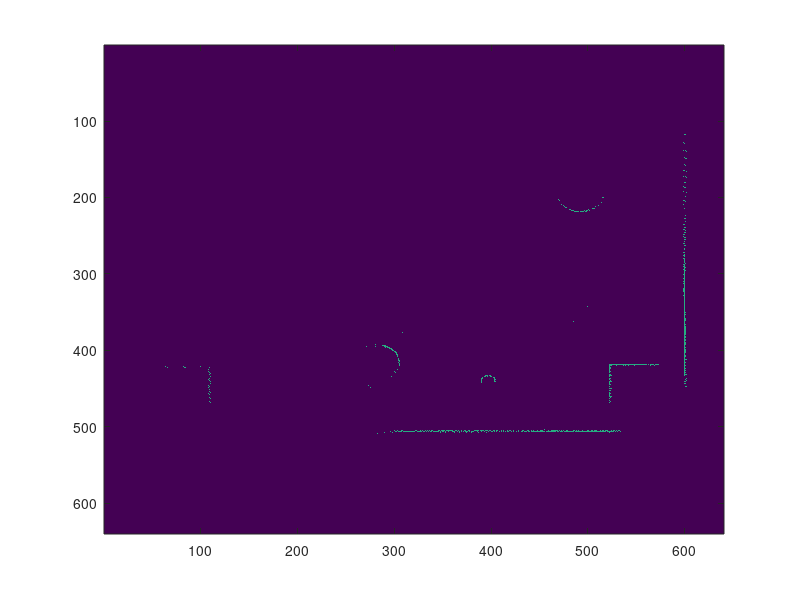

This figure's MATLAB source: (Note: this script raises an error after producing the figure.)
close all
load('map02.mat')
load('scan02.mat')

%% decalaration
mapZoom = 50;
conv = [0, 1/8, 0; 1/8, 1/2, 1/8; 0, 1/8, 0]; %convolution filter
mapSize = size(RobotPathLayer, 1);
tryNum = 20;
pX = 380; % original x
pY = 312; % original y
pTheta = 0; % original theta 5.892
rX = int64(rand(tryNum,1)*90-45+pX); % random x values
rY = int64(rand(tryNum,1)*90-45+pY); % random y values
rTheta = rand(tryNum,1) * 2 * pi; % random theta values
rX(2,1) = pX;
rY(2,1) = pY;
rTheta(2,1) = 0;
res = zeros(tryNum, 1); % results - how good each iteration is 

%% search
fig1 = figure('Name', 'Original Map');
image(RobotPathLayer);
Layer = DrawWall(laserScan, pX, pY, pTheta, mapZoom, mapSize);
fig2 = figure('Name', 'Original Laser');
image(Layer);
fig5 = figure('Name', 'Meantime results');
for i = 1:size(rX, 1)
    Layer = DrawWall(laserScan, rX(i, 1), rY(i, 1), pTheta, mapZoom, mapSize);
    Layer = conv2(Layer, conv)*1.6;
    Layer = Layer(1:mapSize,1:mapSize);
    ModRobotPathLayer = conv2(RobotPathLayer, conv)*1.6;
    ModRobotPathLayer = ModRobotPathLayer(1:mapSize,1:mapSize);
    ModRobotPathLayer = ModRobotPathLayer - Layer;
    ModRobotPathLayer(ModRobotPathLayer<=0)=0;
    image(ModRobotPathLayer + 2 * Layer);
    res(i,1) = sum(sum(ModRobotPathLayer));
    pause(0.1);
end

%% results
fig3 = figure('Name', 'Results on Map'); 
minRes = find(res==min(res));
for i = 1:size(minRes, 1)
    Layer = DrawWall(laserScan, rX(minRes(i), 1), rY(minRes(i), 1), pTheta, mapZoom, mapSize);
    %Layer = DrawWall(laserScan, 380, 312, 0, mapZoom, mapSize);
    image(ModRobotPathLayer + 2 * Layer);
end
fig4 = figure('Name', 'Results');
hold on
plot(res, 'b');
plot(rX, 'g');
plot(rY, 'r');